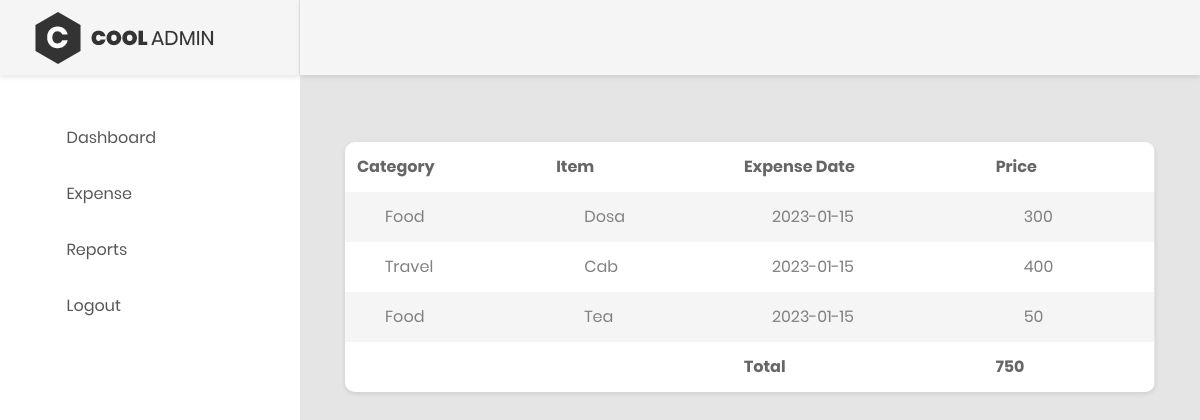
/dashboard_report.php (signed in), run on the app's committed database.
### tables this page shows
CREATE TABLE `expense` (
  `id` int(11) NOT NULL,
  `category_id` int(11) NOT NULL,
  `item` varchar(255) NOT NULL,
  `price` float NOT NULL,
  `details` text NOT NULL,
  `expense_date` date NOT NULL,
  `added_on` datetime NOT NULL,
  `added_by` int(11) NOT NULL
);

CREATE TABLE `category` (
  `id` int(11) NOT NULL,
  `name` varchar(255) NOT NULL
);

### dashboard_report.php (the view, shortened to what this page needs)
<?php
   include('header.php');
   $sub_sql="";
   $res=mysqli_query($con,"select expense.price,category.name,expense.item,expense.expense_date from expense,category where expense.category_id=category.id  and expense.added_by='".$_SESSION['UID']."' $sub_sql");
   ?>
<div class="main-content">
   <div class="section__content section__content--p30">
      <div class="container-fluid">
         <div class="row">
            <div class="col-lg-12">
               <div>
                  <br/>
               </div>
               <?php
                  if(mysqli_num_rows($res)>0){
                  ?>
               <div class="table-responsive table--no-card m-b-30">
                  <table class="table table-borderless table-striped table-earning">
                     <tr>
                        <th>Category</th>
                        <th>Item</th>
                        <th>Expense Date</th>
                        <th>Price</th>
                     </tr>
                     <?php
                        $final_price=0;
                        while($row=mysqli_fetch_assoc($res)){
                        $final_price=$final_price+$row['price'];
                        ?>
                     <tr>
                        <td><?php echo $row['name']?></td>
                        <td><?php echo $row['item']?></td>
                        <td><?php echo $row['expense_date']?></td>
                        <td><?php echo $row['price']?></td>
                     </tr>
                     <?php } ?>
                     <tr>
                        <th></th>
                        <th></th>
                        <th>Total</th>
                        <th><?php echo $final_price?></th>
                     </tr>
                  </table>
                  <?php } else {
                     echo "<b>No data found</b>";
                     }
                     ?>
               </div>
            </div>
         </div>
      </div>
   </div>
</div>
<?php
   include('footer.php');
   ?>

### header.php (shortened to what this page needs)
<!DOCTYPE html>
<html lang="en">
   <head>
      <link href="css/font-face.css" rel="stylesheet" media="all">
      <link href="vendor/font-awesome-4.7/css/font-awesome.min.css" rel="stylesheet" media="all">
      <link href="vendor/font-awesome-5/css/fontawesome-all.min.css" rel="stylesheet" media="all">
      <link href="vendor/mdi-font/css/material-design-iconic-font.min.css" rel="stylesheet" media="all">
      <link href="vendor/bootstrap-4.1/bootstrap.min.css" rel="stylesheet" media="all">
      <link href="vendor/animsition/animsition.min.css" rel="stylesheet" media="all">
      <link href="vendor/bootstrap-progressbar/bootstrap-progressbar-3.3.4.min.css" rel="stylesheet" media="all">
      <link href="vendor/wow/animate.css" rel="stylesheet" media="all">
      <link href="vendor/css-hamburgers/hamburgers.min.css" rel="stylesheet" media="all">
      <link href="css/theme.css" rel="stylesheet" media="all">
   </head>
   <body class="animsition">
      <div class="page-wrapper">
      <aside class="menu-sidebar d-none d-lg-block">
         <div class="logo">
            <a href="#">
            <img src="images/icon/logo.png" alt="Cool Admin" />
            </a>
         </div>
         <div class="menu-sidebar__content js-scrollbar1">
            <nav class="navbar-sidebar">
               <ul class="list-unstyled navbar__list">
                  <?php
                     if($_SESSION['UROLE']=='User'){
                     ?>
                  <li id="dashboard_link">
                     <a class="js-arrow" href="dashboard.php">
                     <i class="fas fa-tachometer-alt"></i>Dashboard</a>
                  </li>
                  <li id="expense_link">
                     <a href="expense.php">
                     <i class="fas  fa-rupee"></i>Expense</a>
                  </li>
                  <li id="reports_link">
                     <a href="reports.php">
                     <i class="fas fa-chart-bar"></i>Reports</a>
                  </li>
                  <?php } ?>
                  <li>
                     <a href="logout.php">
                     <i class="fas fa-power-off"></i>Logout</a>
                  </li>
               </ul>
            </nav>
         </div>
      </aside>
      <div class="page-container">
      <header class="header-desktop">
      </header>

### footer.php (shortened to what this page needs)
</div>
</div>
</body>
</html>

### data on the page
expense: category.name "Food", item "Dosa", expense_date "2023-01-15", price "300"
expense: category.name "Travel", item "Cab", expense_date "2023-01-15", price "400"
expense: category.name "Food", item "Tea", expense_date "2023-01-15", price "50"

### other printed values
$final_price "750"
